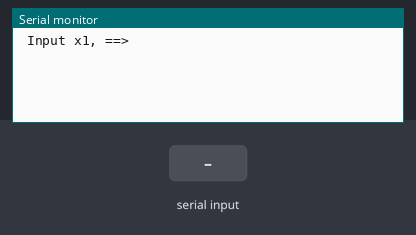
Bench run of a sketch on a simulated Arduino Uno, built with avr-gcc and run on an emulated ATmega328P. On the bench: the last lines printed to the serial monitor. The test bench sets the inputs (shaded band).

Above: at 1.2 s.
1.3 s: "90,45\n" received over Serial
At 2.62 s:
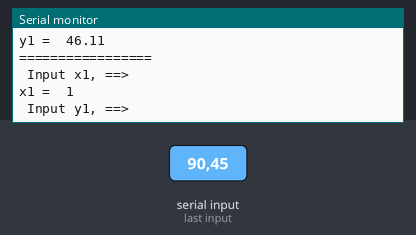
2.8 s: "30,150\n" received over Serial
At 4.8 s:
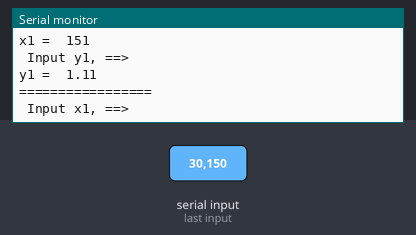

The sketch:

2-3.ino
```cpp
int x1 ;
float y1 ;

void setup() {
  // 시리얼 통신 속도 설정 : 속도 9600 bps, 8데이터 비트, 패리티 없음, 한 개의 스톱비트
 Serial.begin(9600) ;

}

void loop() {
      Serial.println(" Input x1, ==>");
      while(1) { // PC에서 정수 데이터가 전송될때 까지 기다린다.
       if(Serial.available() > 0 ) break;
      }
      x1 = Serial.parseInt();
      x1 = x1 + 1 ;
      Serial.print("x1 =  ");
      Serial.println(x1);

      Serial.println(" Input y1, ==>");
      while(1) {  // PC에서 실수 데이터가 전송될때 까지 기다린다.
       if(Serial.available() > 0 ) break;
      }
      y1 = Serial.parseFloat();

      y1 = y1 + 1.11 ;
      Serial.print("y1 =  ");
      Serial.println(y1);
      Serial.println("=================");
  }
```

Measured:
- after the input at 1.3 s, the serial monitor: prints a new line at once (image 1)
- after the input at 2.8 s, the serial monitor: prints a new line at once (image 2)
